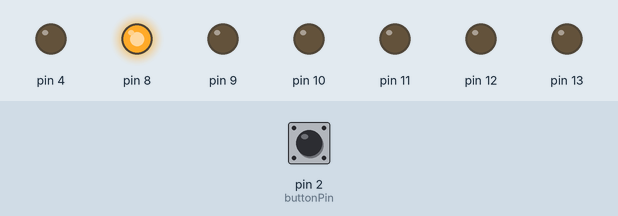
Recording of a sketch running on a simulated Arduino Uno, built with avr-gcc and run on an emulated ATmega328P. Shown: output pins drawn as LEDs (lit = HIGH). The inputs (shaded band) are chosen by the test bench; at power-on: pin 2 (buttonPin) LOW.

Above: at 0.1 s.
At 10.1 s:
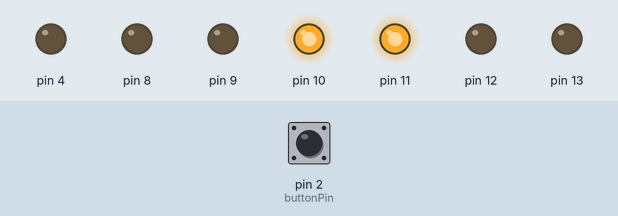
At 20.1 s:
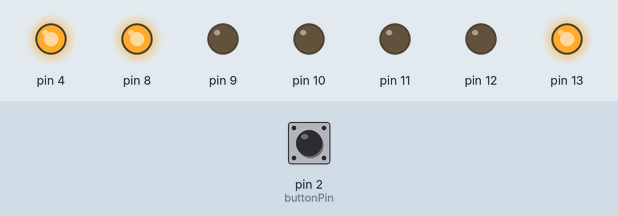
At 30.1 s:
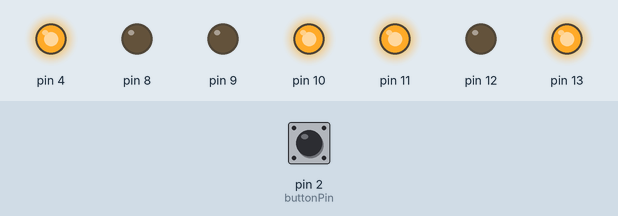
Timing chart, 0 to 31.6 s (numbered marks = the images above):
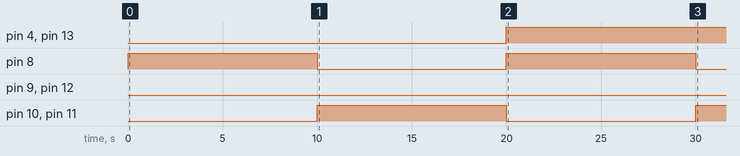

The sketch:

MOJOMOJEKODArduyno.ino
```cpp
int buttonState = 0;
const int buttonPin = 2;
int tim = 10000;
int Hod = 0;
void setup()
{
  pinMode(13, OUTPUT);
  pinMode(3, OUTPUT);
  pinMode(buttonPin, INPUT);
  pinMode(12, OUTPUT);
  pinMode(11, OUTPUT);
  pinMode(10, OUTPUT);
  pinMode(9, OUTPUT);
  pinMode(8, OUTPUT);
  pinMode(4, OUTPUT);
  pinMode(3, LOW);
}

void loop()
{
    while (digitalRead(buttonPin) == HIGH)
    {}
    digitalWrite(13, LOW);
    digitalWrite(12, LOW);
    digitalWrite(11, LOW);
    digitalWrite(10, LOW);
    digitalWrite(9, LOW);
    digitalWrite(8, HIGH);
    digitalWrite(4, LOW);
    delay(tim);

   while (digitalRead(buttonPin) == HIGH)
   {}

    digitalWrite(13, LOW);
    digitalWrite(12, LOW);
    digitalWrite(11, HIGH);
    digitalWrite(10, HIGH);
    digitalWrite(9, LOW);
    digitalWrite(8, LOW);
    digitalWrite(4, LOW);
    delay(tim);

   while (digitalRead(buttonPin) == HIGH)
   {}
    digitalWrite(13, HIGH);
    digitalWrite(12, LOW);
    digitalWrite(11, LOW);
    digitalWrite(10, LOW);
    digitalWrite(9, LOW);
    digitalWrite(8, HIGH);
    digitalWrite(4, HIGH);
     delay(tim);

    while (digitalRead(buttonPin) == HIGH)
   {}
    digitalWrite(13, HIGH);
    digitalWrite(12, LOW);
    digitalWrite(11, HIGH);
    digitalWrite(10, HIGH);
    digitalWrite(9, LOW);
    digitalWrite(8, LOW);
    digitalWrite(4, HIGH);
    delay(tim);

    while (digitalRead(buttonPin) == HIGH)
   {}
    digitalWrite(13, HIGH);
    digitalWrite(12, LOW);
    digitalWrite(11, HIGH);
    digitalWrite(10, HIGH);
    digitalWrite(9, LOW);
    digitalWrite(8, HIGH);
    digitalWrite(4, HIGH);
    delay(tim);

    while (digitalRead(buttonPin) == HIGH)
   {}
    digitalWrite(13, HIGH);
    digitalWrite(12, HIGH);
    digitalWrite(11, HIGH);
    digitalWrite(10, HIGH);
    digitalWrite(9, HIGH);
    digitalWrite(8, LOW);
    digitalWrite(4, HIGH);
    delay(tim);
}
```

Measured:
- by itself, pin 4, pin 13: LOW → HIGH at 20.0 s
- by itself, pin 8: alternates HIGH for 10.0 s and LOW for 10.0 s
- by itself, pin 10, pin 11: LOW → HIGH at 10.0 s, → LOW 10.0 s later, → HIGH 10.0 s later
